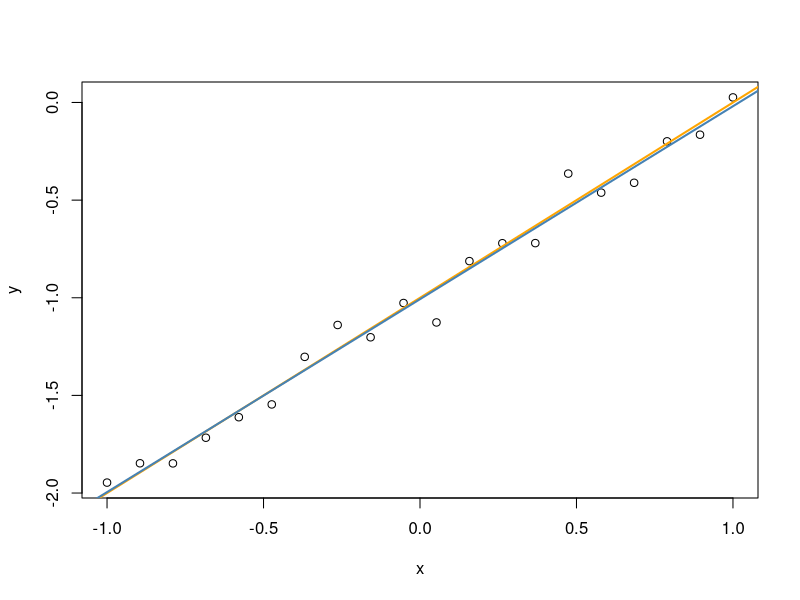
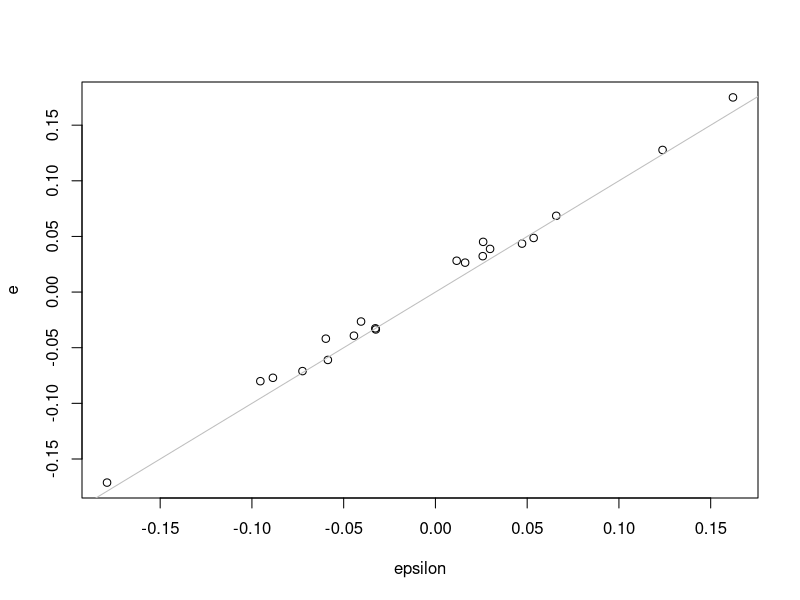

Here is the R script that generated these plots, in order:
# Simulera från enkel regressionsmodell

# y = beta0 + beta1*x + epsilon, epsilon ~ N(0, sigma_epsilon)

# Hitta på en populationsmodell genom att bestämma modellens parametrar
beta0 = -1
beta1 = 1
sigma_epsilon = 0.1

# Simulera ett stickprov från populationsmodellen
n = 20
x = seq(-1, 1, length = n) # x-variabeln är inte slumpmässig

# Här simulerar vi en vektor med alla epsilon för x:n i stickprovet
epsilon = rnorm(n, mean = 0, sd = sigma_epsilon)
epsilon

# Sen lägger vi bara på dessa epsilon till regressionslinje för att få alla y i stickprovet.
y = beta0 + beta1*x + epsilon

# Plotta data och populations regressionslinje
regdata = data.frame(y = y, x = x)
head(regdata)
plot(y ~ x, data = regdata, xlim = c(-1,1))
abline(a = beta0, b = beta1, col = "orange", lwd = 2) # populationens regressionsline

# Skatta modellen från ett stickprov och plotta skattad regressionslinje
skattad_modell = lm(y ~ x, data = regdata)
summary(skattad_modell)
b0 = skattad_modell$coefficients[1]
b1 = skattad_modell$coefficients[2]
b0
b1
abline(a = b0, b = b1, col = "steelblue", lwd = 2) # skattad regressionsline

# residualerna, e,  är våra skattningar av modellens feltermer, epsilon.
e = skattad_modell$residuals # e = y - yhat
e
epsilon
plot(epsilon, e)
abline(a = 0, b = 1, col = "gray")
